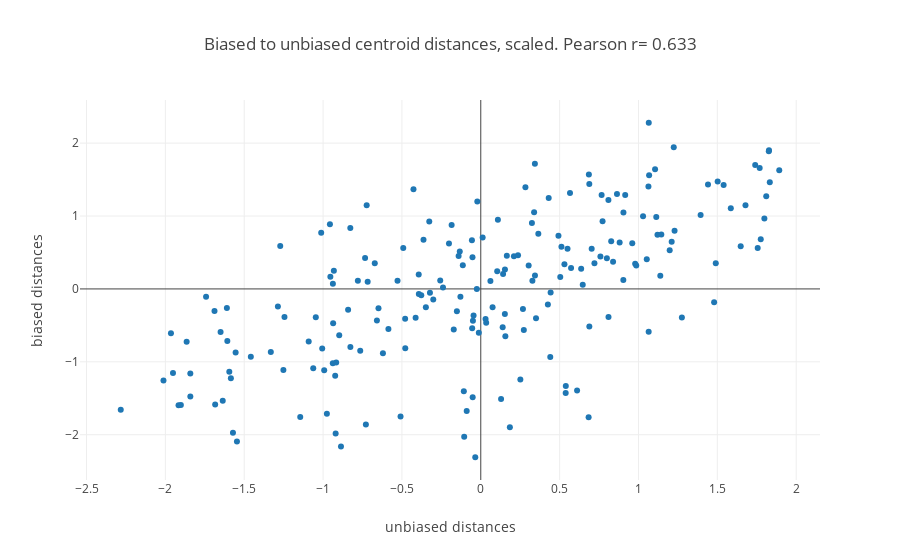

Notebook code cell kept with this figure:
### Code cell
fig_data= [go.Scatter(
x= t[:,0],
y= t[:,1],
mode= 'markers'
) 
]


layout = go.Layout(
    title= 'Biased to unbiased centroid distances, scaled. Pearson r= {}'.format(round(pearsonr(t[:,0],t[:,1])[0],3)),
    yaxis=dict(
        title='biased distances'),
    xaxis=dict(
        title='unbiased distances')
)

fig= go.Figure(data=fig_data, layout=layout)
iplot(fig)

### Figure 1 — Plotly figure (JSON) as saved in the notebook; plotly's stock layout.template omitted (floating-point values rounded to 4 significant figures; data arrays with more than 128 entries replaced by an {"elided": "..."} marker saying what was removed)
{"data": [{"mode": "markers", "type": "scatter", "x": {"elided": "200 float values"}, "y": {"elided": "200 float values"}}], "layout": {"title": "Biased to unbiased centroid distances, scaled. Pearson r= 0.633", "xaxis": {"title": "unbiased distances"}, "yaxis": {"title": "biased distances"}}}
